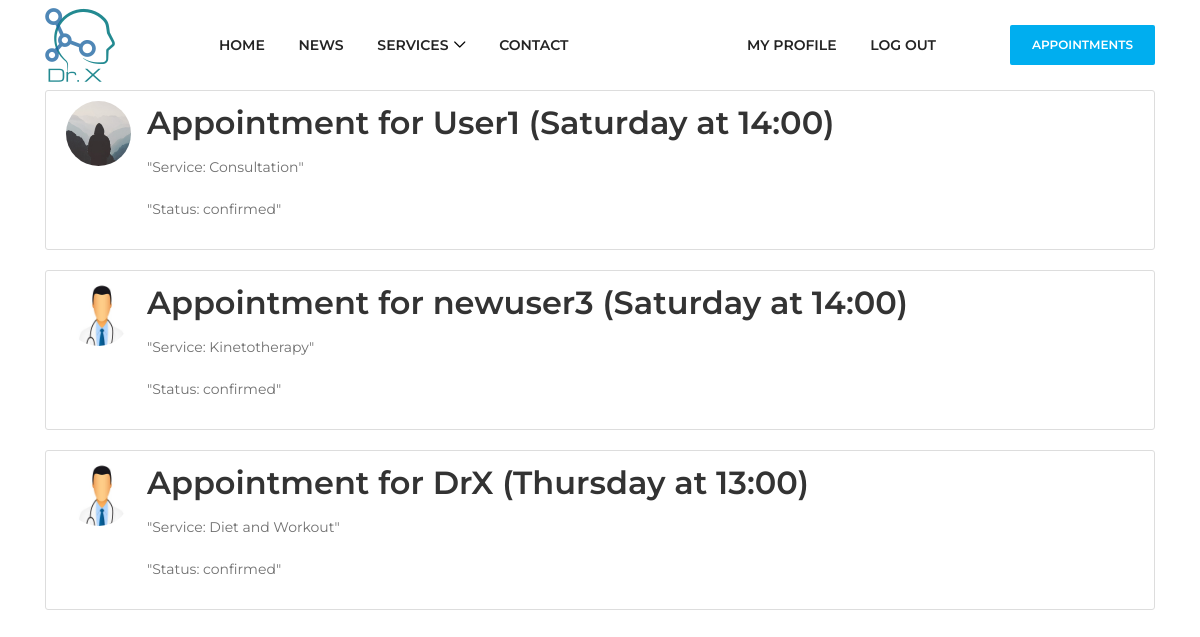
/apps/ (signed in), run on the app's committed database.
### Users/models.py (models this page shows, shortened)
class Appointment(models.Model):
    user = models.ForeignKey(User, on_delete=models.CASCADE, unique=False)
    Day_Range = models.CharField(max_length=9, choices=DAY_CHOICES, default='Monday', verbose_name="Day")
    Hour = models.CharField(max_length=10, choices=HOURS_CHOICES, default="09:00")
    Service = models.CharField(max_length=17, choices=SERVICE_CHOICES, default='Service1')
    Status = models.CharField(max_length=10, choices=(("pending", "pending"), ("cancelled", "cancelled"), ("confirmed", "confirmed")), default='pending')
    def __str__(self):
        return f'Appointment for {self.user.username} ({self.Day_Range} at {self.Hour})'

class Profile(models.Model):
    user = models.OneToOneField(User, on_delete=models.CASCADE)
    image = models.ImageField(default='default.jpg', upload_to='profile_pics')

### blog/views.py (the view)
# urls.py: path('apps/', AppListView.as_view(), name='apps'),
class AppListView(LoginRequiredMixin, UserPassesTestMixin, ListView):
    model = Appointment
    template_name = 'blog/appointments.html'
    context_object_name = 'appointments'
    ordering = ['-pk']
    paginate_by = 10
    def test_func(self):
        return self.request.user.is_superuser

### blog/templates/blog/appointments.html (shortened to what this page needs)
{% extends "blog/base.html" %}
{% load static %}
{% block content %}
    {% for app in appointments %}
        <article class="media content-section">
          <img class="rounded-circle article-img" src="{{app.user.profile.image.url}}">
          <div class="media-body">
            <h2><a class="article-title">{{ app }}</a></h2>
            <p class="article-content">"Service: {{ app.Service }}"</p>
            <p class="article-content">"Status: {{ app.Status }}"</p>
          </div>
        </article>
    {% endfor %}
{% endblock content %}

### blog/static/blog/main.css (style rules this page uses)
body { background: #fafafa; color: #aaaaaa; margin-top: 5rem; }
h1, h2, h3, h4, h5, h6 { color: #444444; }
.content-section { background: #ffffff; padding: 10px 20px; border: 1px solid #dddddd; border-radius: 3px; margin-bottom: 20px; }
.article-title { color: #444444; }
.article-content { white-space: pre-line; }
.article-img { height: 65px; width: 65px; margin-right: 16px; }

### static/blog/css/style.css (style rules this page uses)
* { margin: 0; padding: 0; }
body { font-family: "Montserrat", sans-serif; font-weight: 400; font-size: 14px; }
h1, h2, h3, h4, h5, h6 { font-family: "Montserrat", sans-serif; color: #333333; line-height: 1.4; font-weight: 600; }
a, a:active, a:focus, a:hover { color: #333333; text-decoration: none; -webkit-transition-duration: 500ms; -o-transition-duration: 500ms; transition-duration: 500ms; outline: none; }
p { line-height: 1.9; color: #707070; font-size: 14px; font-weight: 400; }
img { max-width: 100%; height: auto; }

### static/blog/css/default-assets/classy-nav.css (style rules this page uses)
body { font-family: "Roboto", sans-serif; }
img { height: auto; max-width: 100%; }

### data on the page
Appointment: user.profile.image (placeholder picture), user+Day_Range+Hour "Appointment for User1 (Saturday at 14:00)", Service "Consultation", Status "confirmed"
Appointment: user.profile.image (placeholder picture), user+Day_Range+Hour "Appointment for newuser3 (Saturday at 14:00)", Service "Kinetotherapy", Status "confirmed"
Appointment: user.profile.image (placeholder picture), user+Day_Range+Hour "Appointment for DrX (Thursday at 13:00)", Service "Diet and Workout", Status "confirmed"
